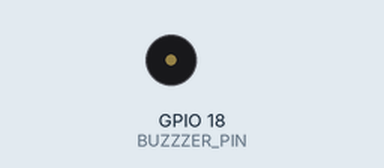
Recording of a sketch running on a simulated ESP32. Shown: buzzer (waves = sounding).

Above: at 1.4 s.
At 8.02 s:
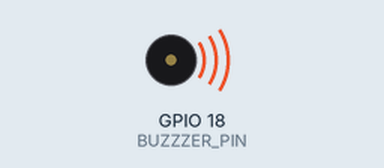
Timing chart, 0 to 8.3 s (numbered marks = the images above):
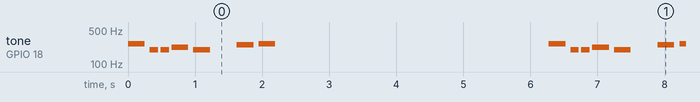

The sketch:

buzzer-test.ino
```cpp
/*
 * This ESP32 code is created by esp32io.com
 *
 * This ESP32 code is released in the public domain
 *
 * For more detail (instruction and wiring diagram), visit https://esp32io.com/tutorials/esp32-piezo-buzzer
 */

#include "pitches.h"
#define BUZZZER_PIN  18 // ESP32 pin GPIO18 connected to piezo buzzer

int melody[] = {
  NOTE_C4, NOTE_G3, NOTE_G3, NOTE_A3, NOTE_G3, 0, NOTE_B3, NOTE_C4
};

int noteDurations[] = {
  4, 8, 8, 4, 4, 4, 4, 4
};


void song() {
   for (int thisNote = 0; thisNote < 8; thisNote++) {
    int noteDuration = 1000 / noteDurations[thisNote];
    tone(BUZZZER_PIN, melody[thisNote], noteDuration);

    int pauseBetweenNotes = noteDuration * 1.30;
    delay(pauseBetweenNotes);
    noTone(BUZZZER_PIN);
  }
}


void setup() {

}

void loop() {
  song();
  delay(4000);

}
```

Measured:
- by itself, tone on GPIO 18 (BUZZZER_PIN): repeats every 6.3 s: silent 0.08 s, 2 × (196 Hz 0.12 s, silent 0.04 s), 220 Hz 0.25 s, silent 0.08 s, 196 Hz 0.25 s, silent 0.40 s, 247 Hz 0.25 s, silent 0.08 s, 262 Hz 0.25 s, silent 4.1 s, 262 Hz 0.25 s
